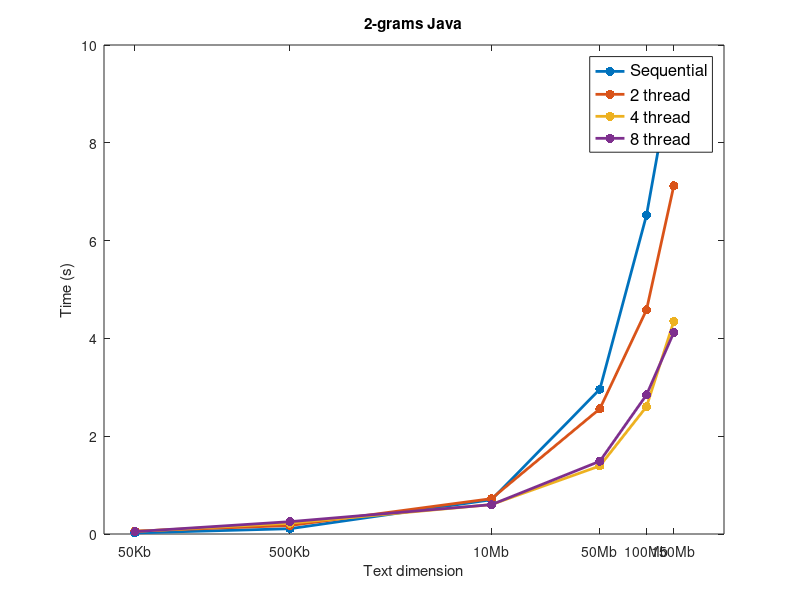
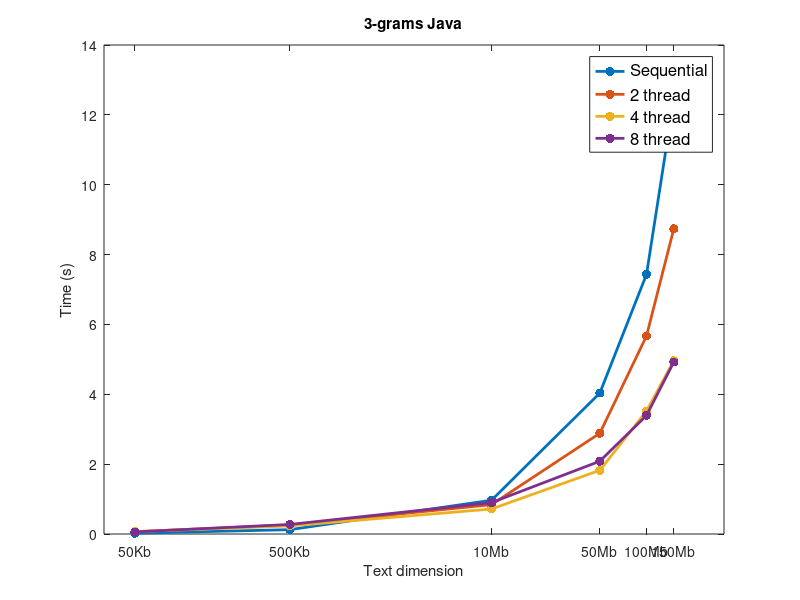
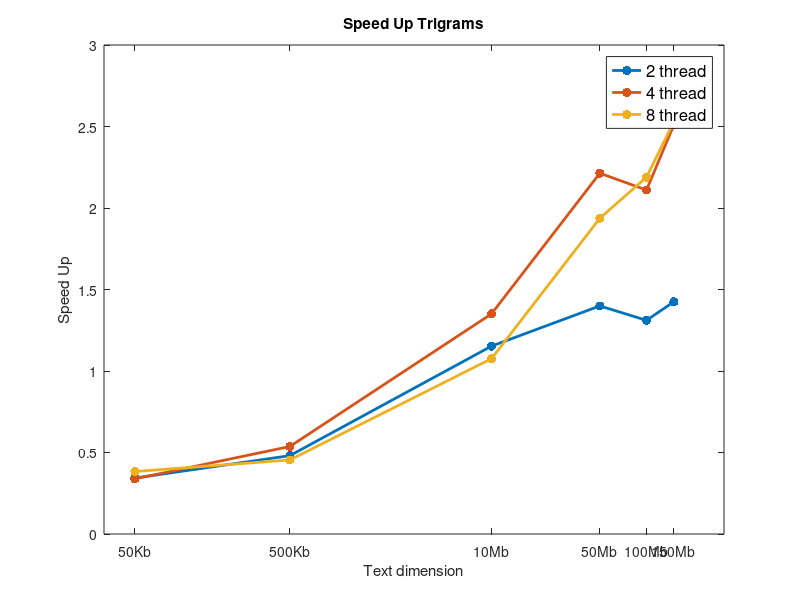
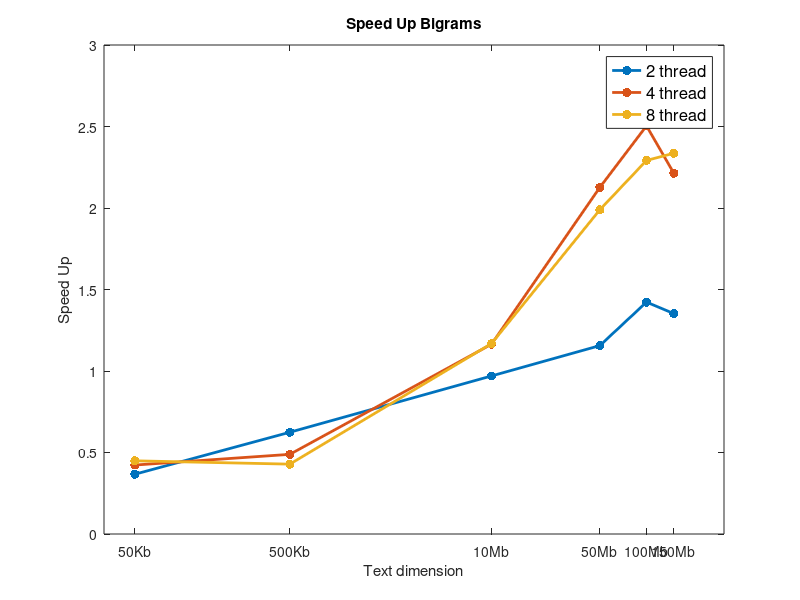

These figures' MATLAB source, in order:
function [] = plot_nGrammi_java()
%% Plot bigrammi

results_2grams_seq = csvread('./csv_data/seq_2grams.csv');
results_2grams_seq = results_2grams_seq/1000;

results_2grams_parallel_2th = csvread('./csv_data/parallel_2grams_2thread.csv');
results_2grams_parallel_2th = results_2grams_parallel_2th/1000;

results_2grams_parallel_4th = csvread('./csv_data/parallel_2grams_4thread.csv');
results_2grams_parallel_4th = results_2grams_parallel_4th/1000;

results_2grams_parallel_8th = csvread('./csv_data/parallel_2grams_8thread.csv');
results_2grams_parallel_8th = results_2grams_parallel_8th/1000;

figure(1);
x_axis = log10([50,500,10000,50000,100000,150000]);
plot(x_axis,results_2grams_seq,'.-','MarkerSize',20,'LineWidth',2);
title('2-grams Java')
xticks(x_axis);
xticklabels({'50Kb','500Kb','10Mb','50Mb','100Mb','150Mb'});
xlabel('Text dimension');
ylabel('Time (s)');
hold on;
plot(x_axis,results_2grams_parallel_2th,'.-','MarkerSize',20,'LineWidth',2);
plot(x_axis,results_2grams_parallel_4th,'.-','MarkerSize',20,'LineWidth',2);
plot(x_axis,results_2grams_parallel_8th,'.-','MarkerSize',20,'LineWidth',2);
legend({'Sequential','2 thread','4 thread','8 thread'},'FontSize',12);
%% Pot Trigrammi

results_3grams_seq = csvread('./csv_data/seq_3grams.csv');
results_3grams_seq = results_3grams_seq/1000;

parallel_3grams_2th = csvread('./csv_data/parallel_3grams_2thread.csv');
parallel_3grams_2th = parallel_3grams_2th/1000;

parallel_3grams_4th = csvread('./csv_data/parallel_3grams_4thread.csv');
parallel_3grams_4th = parallel_3grams_4th/1000;

parallel_3grams_8th = csvread('./csv_data/parallel_3grams_8thread.csv');
parallel_3grams_8th = parallel_3grams_8th/1000;

figure(2);
plot(x_axis,results_3grams_seq,'.-','MarkerSize',20,'LineWidth',2);
title('3-grams Java')
xticks(x_axis);
xticklabels({'50Kb','500Kb','10Mb','50Mb','100Mb','150Mb'});
xlabel('Text dimension');
ylabel('Time (s)');
hold on;
plot(x_axis,parallel_3grams_2th,'.-','MarkerSize',20,'LineWidth',2);
plot(x_axis,parallel_3grams_4th,'.-','MarkerSize',20,'LineWidth',2);
plot(x_axis,parallel_3grams_8th,'.-','MarkerSize',20,'LineWidth',2);

legend({'Sequential','2 thread','4 thread','8 thread'},'FontSize',12);
%% Speedup Trigrammi

speed_t_2th = results_3grams_seq./parallel_3grams_2th;
speed_t_4th = results_3grams_seq./parallel_3grams_4th;
speed_t_8th = results_3grams_seq./parallel_3grams_8th;


figure(3);
plot(x_axis,speed_t_2th,'.-','MarkerSize',20,'LineWidth',2);
title('Speed Up Trigrams')
xticks(x_axis);
xticklabels({'50Kb','500Kb','10Mb','50Mb','100Mb','150Mb'});
xlabel('Text dimension');
ylabel('Speed Up');
hold on;
plot(x_axis,speed_t_4th,'.-','MarkerSize',20,'LineWidth',2);
plot(x_axis,speed_t_8th,'.-','MarkerSize',20,'LineWidth',2);

legend({'2 thread','4 thread','8 thread'},'FontSize',12);
%% Speedup Bigrammi

speed_b_2th = results_2grams_seq./results_2grams_parallel_2th;
speed_b_4th = results_2grams_seq./results_2grams_parallel_4th;
speed_b_8th = results_2grams_seq./results_2grams_parallel_8th;


figure(4);
plot(x_axis,speed_b_2th,'.-','MarkerSize',20,'LineWidth',2);
title('Speed Up Bigrams')
xticks(x_axis);
xticklabels({'50Kb','500Kb','10Mb','50Mb','100Mb','150Mb'});
xlabel('Text dimension');
ylabel('Speed Up');
hold on;
plot(x_axis,speed_b_4th,'.-','MarkerSize',20,'LineWidth',2);
plot(x_axis,speed_b_8th,'.-','MarkerSize',20,'LineWidth',2);
legend({'2 thread','4 thread','8 thread'},'FontSize',12);

end

